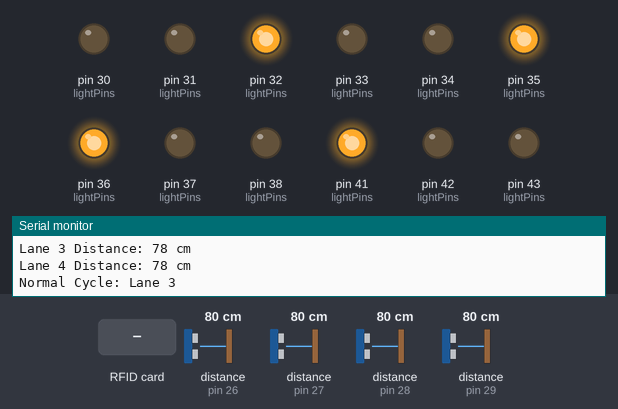
The sketch below on a simulated Arduino Mega 2560, built with avr-gcc and run on an emulated ATmega2560. Parts: output pins drawn as LEDs (lit = HIGH), the last lines printed to the serial monitor. Wiring (inferred from the names in the program): 4 × ultrasonic range finder: trigger pin 22, echo pin 26 / trigger pin 23, echo pin 27 / trigger pin 24, echo pin 28 / trigger pin 25, echo pin 29. The test bench sets the inputs (shaded band); at power-on: distance to the obstacle (sensors on pin 26, pin 27, pin 28, pin 29) 80 cm. The echo pulse lasts 58.3 µs per cm; pins used as bus, display or sensor lines are not drawn.

Above: at 14.8 s.
14.9 s: RFID card 9D A7 9F 3C held to the reader
At 19.6 s:
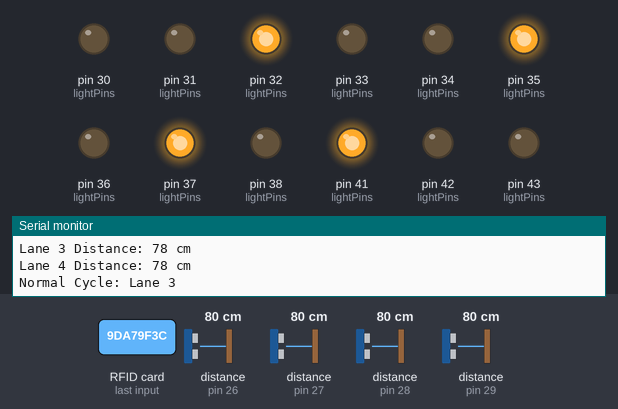
At 22.1 s:
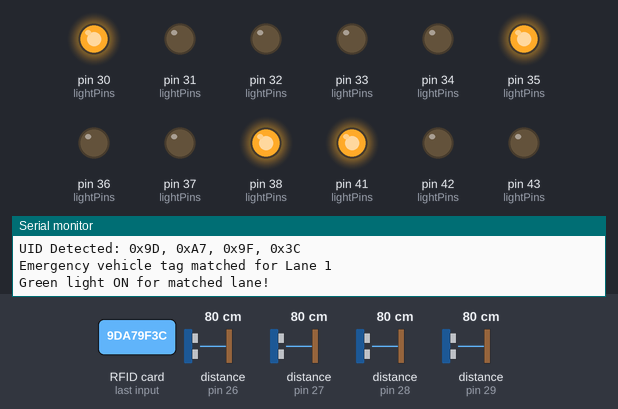
22.9 s: RFID card F4 FE C8 AF held to the reader
At 30.6 s:
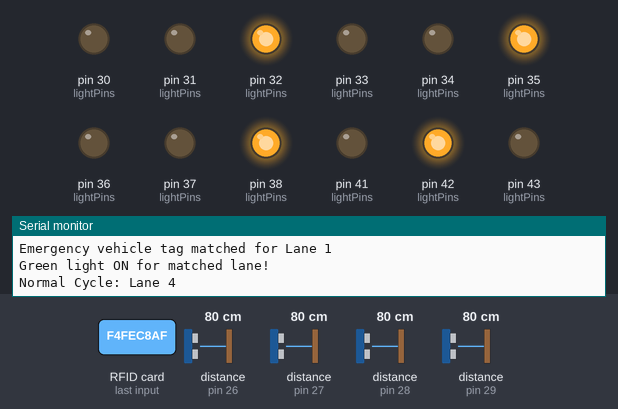
Timing chart, 0 to 38.0 s (numbered marks = the images above; inputs shaded):
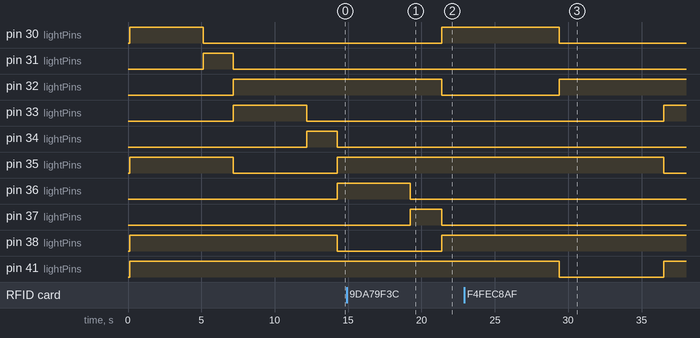

The sketch:

combinedcode.ino
```cpp
#include <SPI.h>
#include <MFRC522.h>

#define RST_PIN 5
#define SS_PIN 53
MFRC522 rfid(SS_PIN, RST_PIN);

#define NUM_LANES 4
const int trigPins[NUM_LANES] = {22, 23, 24, 25};
const int echoPins[NUM_LANES] = {26, 27, 28, 29};
const int lightPins[NUM_LANES][3] = {
  {30, 31, 32},  // Lane 1: Green, Yellow, Red
  {33, 34, 35},
  {36, 37, 38},
  {42, 43, 41}
};

// UID database for each lane
byte laneUIDs[4][4] = {
  {0x9D, 0xA7, 0x9F, 0x3C}, // Lane 1
  {0xF4, 0xFE, 0xC8, 0xAF}, // Lane 2
  {0xE7, 0x4E, 0xF8, 0xB4}, // Lane 3
  {0x05, 0x6B, 0xC0, 0x01}  // Lane 4
};

const int greenTime = 5000;
const int yellowTime = 2000;
const int emergencyTime = 8000;
const int vehicleThreshold = 20;

int currentLane = 0;
bool inEmergency = false;
bool vehicleDetected[NUM_LANES] = {false};
bool rfidVerified[NUM_LANES] = {false};

void setup() {
  Serial.begin(9600);
  SPI.begin();
  rfid.PCD_Init();

  for (int i = 0; i < NUM_LANES; i++) {
    pinMode(trigPins[i], OUTPUT);
    pinMode(echoPins[i], INPUT);
    for (int j = 0; j < 3; j++) {
      pinMode(lightPins[i][j], OUTPUT);
    }
  }
  Serial.println("System Ready");
}

long getDistanceCM(int trigPin, int echoPin) {
  digitalWrite(trigPin, LOW);
  delayMicroseconds(2);
  digitalWrite(trigPin, HIGH);
  delayMicroseconds(10);
  digitalWrite(trigPin, LOW);
  long duration = pulseIn(echoPin, HIGH, 25000);
  return duration * 0.034 / 2;
}

void setAllRed() {
  for (int i = 0; i < NUM_LANES; i++) {
    digitalWrite(lightPins[i][0], LOW);
    digitalWrite(lightPins[i][1], LOW);
    digitalWrite(lightPins[i][2], HIGH);
  }
}

void setLaneGreen(int lane) {
  setAllRed();
  digitalWrite(lightPins[lane][0], HIGH); // Green ON
  digitalWrite(lightPins[lane][2], LOW);  // Red OFF
}

void setLaneYellow(int lane) {
  setAllRed();
  digitalWrite(lightPins[lane][1], HIGH); // Yellow ON
  digitalWrite(lightPins[lane][2], LOW);  // Red OFF
}

bool checkUID(byte *scannedUID, byte scannedSize, int &matchedLane) {
  for (int lane = 0; lane < NUM_LANES; lane++) {
    bool match = true;
    for (int i = 0; i < scannedSize; i++) {
      if (rfid.uid.uidByte[i] != laneUIDs[lane][i]) {
        match = false;
        break;
      }
    }
    if (match) {
      matchedLane = lane;
      return true;
    }
  }
  return false;
}

void loop() {
  // Check distance at each lane
  for (int i = 0; i < NUM_LANES; i++) {
    long dist = getDistanceCM(trigPins[i], echoPins[i]);
    Serial.print("Lane ");
    Serial.print(i + 1);
    Serial.print(" Distance: ");
    Serial.print(dist);
    Serial.println(" cm");

    if (dist < vehicleThreshold && !vehicleDetected[i]) {
      vehicleDetected[i] = true;
      Serial.print("Vehicle detected in Lane ");
      Serial.println(i + 1);
      rfidVerified[i] = false;
    } else if (dist >= vehicleThreshold && vehicleDetected[i]) {
      vehicleDetected[i] = false;
      rfidVerified[i] = false;
    }
  }

  // Check RFID
  if (rfid.PICC_IsNewCardPresent() && rfid.PICC_ReadCardSerial()) {
    Serial.print("UID Detected: ");
    for (byte i = 0; i < rfid.uid.size; i++) {
      Serial.print("0x");
      if (rfid.uid.uidByte[i] < 0x10) Serial.print("0");
      Serial.print(rfid.uid.uidByte[i], HEX);
      if (i != rfid.uid.size - 1) Serial.print(", ");
    }
    Serial.println();

    int laneMatch = -1;
    if (checkUID(rfid.uid.uidByte, rfid.uid.size, laneMatch)) {
      Serial.print("Emergency vehicle tag matched for Lane ");
      Serial.println(laneMatch + 1);
      if (!rfidVerified[laneMatch] && !inEmergency) {
        rfidVerified[laneMatch] = true;
        inEmergency = true;
        setLaneGreen(laneMatch);
        Serial.println("Green light ON for matched lane!");
        delay(emergencyTime);
        inEmergency = false;
      }
    }

    rfid.PICC_HaltA();
    rfid.PCD_StopCrypto1();
  }

  // Normal round-robin cycle
  if (!inEmergency) {
    Serial.print("Normal Cycle: Lane ");
    Serial.println(currentLane + 1);
    setLaneGreen(currentLane);
    delay(greenTime);

    setLaneYellow(currentLane);
    delay(yellowTime);

    currentLane = (currentLane + 1) % NUM_LANES;
  }
}
```

Measured:
- after the input at 14.9 s, pin 30 (lightPins): LOW → HIGH after 6.5 s; pin 32 (lightPins): HIGH → LOW after 6.5 s; pin 41 (lightPins): stays HIGH (without the input it goes to LOW after 6.4 s); pin 42 (lightPins): stays LOW (without the input it goes to HIGH after 6.4 s)
- after the input at 22.9 s, pin 30 (lightPins): goes on until 29.4 s, then stays LOW; pin 31 (lightPins): stays LOW (without the input it goes to HIGH after 18.6 s); pin 32 (lightPins): goes on until 29.4 s, then stays HIGH; pin 33 (lightPins): LOW → HIGH after 13.6 s; pin 35 (lightPins): HIGH → LOW after 13.6 s
